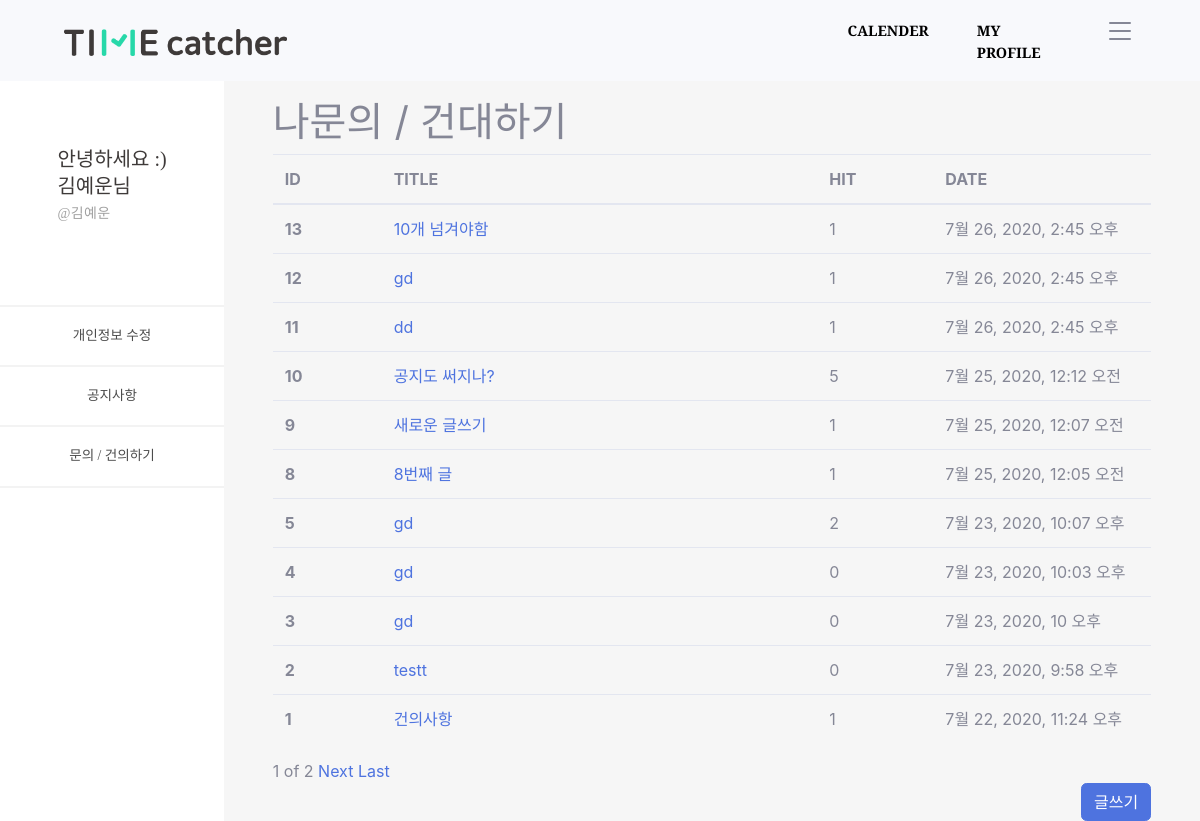
Page /timeApp/customer/ (signed in) on the committed database.
### timeUser/models.py (models this page shows, shortened)
class Profile(models.Model):
    class Meta:
        verbose_name = 'Profile'
        verbose_name_plural = 'Profile'
    objects = models.Manager()
    user = models.OneToOneField(User, on_delete=models.CASCADE)
    nick = models.CharField(verbose_name='NickName', max_length=50, null=True, blank=True)
    birth_date = models.DateTimeField(null=True, blank=True)

### timeApp/models.py (models this page shows, shortened)
class Customer(models.Model):
    objects = models.Manager()
    c_title = models.CharField(max_length=100)
    c_body = models.TextField()
    c_hit = models.PositiveIntegerField(default=0)
    c_input_date = models.DateTimeField('date published', default=timezone.now)

### timeApp/views.py (the view)
# urls.py: path('customer/', views.customer, name='customer'),
def customer(request):
    customers = Customer.objects.all().order_by('-id')
    paginator = Paginator(customers,10)
    page = request.GET.get('page')
    customers_posts = paginator.get_page(page)
    conn_user = request.user
    conn_profile = Profile.objects.get(user=conn_user)
    context = {
        'id' : conn_user.username,
        'nick' : conn_profile.nick,
        'customers' : customers,
        'customers_posts' : customers_posts,
    }
    return render(request, 'customer.html', context=context)

### timeApp/templates/customer.html (shortened to what this page needs)
{% extends 'base_side.html' %}
{% load static %}
{% block content_side %}
<div id="content-wrapper" style="background-color: #f6f6f6;" class="d-flex justify-content-center">
  <div class="cantrion" style="margin-top: 10%; width: 90%;">
    <h1>나문의 / 건대하기</h1>
    <table class="table">
      <thead>
        <colgroup>
          <col style="width: 5%;">
          <col style="width: 20%;">
          <col style="width: 5%;">
          <col style="width: 10%;">
        </colgroup>
        <tr>
          <th scope="col">ID</th>
          <th scope="col">TITLE</th>
          <th scope="col">HIT</th>
          <th scope="col">DATE</th>
        </tr>
      </thead>
      <tbody>
        {% for customer in customers.all %}
        <tr>
          <th scope="row">{{ customer.id }}</th>
          <td><a href="{% url 'customer_detail' customer.id %}">{{ customer.c_title }}</a></td>
          <td>{{ customer.c_hit }}</td>
          <td>{{ customer.c_input_date }}</td>
        </tr>
        {% endfor %}
      </tbody>
    </table>
      <span>{{customers_posts.number}}</span>
      <span>of</span>
      <span>{{customers_posts.paginator.num_pages}}</span>
      {%if customers_posts.has_next%}
      <a href="?page={{customers_posts.next_page_number}}">Next</a>
      <a href="?page={{customers_posts.paginator.num_pages}}">Last</a>
      {%endif%}
    <div class="d-flex justify-content-end">
      <a href="{% url 'customer_create' %}" class="btn btn-primary">글쓰기</a>
    </div>
  </div>
</div>
{% endblock %}

### timeProject/templates/base_side.html
{% extends 'base.html' %}
{% load static %}
{% block content %}
<div id="wrapper">
  <ul class="navbar-nav sidebar sidebar-dark accordion" id="accordionSidebar">
    <li class="nav-item active d-flex justify-content-center" style="margin-top: 65%; margin-bottom: 35%;">
      <div class="text-left">
        <a
          style="font-family: SDGtNeobUni-gEb; font-size: 20px; font-weight: normal; font-stretch: normal; font-style: normal; line-height: 1.35; letter-spacing: normal; text-align: left; color: #3e3a39;">안녕하세요
          :)</a>
        <br>
        <a
          style="font-family: SDGtNeobUni-gEb; font-size: 20px; font-weight: normal; font-stretch: normal; font-style: normal; line-height: 1.35; letter-spacing: normal; text-align: left; color: #3e3a39;">{{ nick }}님</a>
        <br>
        <a
          style=" font-family: SDGtNeobUni-bLt; font-size: 14px; font-weight: normal; font-stretch: normal; font-style: normal; line-height: 1.93; letter-spacing: normal; text-align: left; color: #a0a0a0; letter-spacing: 0.38px;">@{{ nick }}</a>
      </div>
    </li>
    <a>
      <hr style="border: solid 1px #f3f3f3;" class="mb-0 mt-0"></a>
    <li class="nav-item active">
      <a class="nav-link" href="{% url 'profile_update' %}" style="font-family: SDGtNeobUni-bLt;
              font-size: 14px;
              font-weight: normal;
              font-stretch: normal;
              font-style: normal;
              line-height: 1.93;
              letter-spacing: normal;
              text-align: left;
              color: #4c4c4c;">
        <span class="d-flex align-items-center justify-content-center">개인정보 수정</span></a>
    </li>
    <a>
      <hr style="border: solid 1px #f3f3f3;" class="mb-0 mt-0"></a>
    <li class="nav-item active">
      <a class="nav-link" href="{% url 'notices' %}" style="font-family: SDGtNeobUni-bLt;
              font-size: 14px;
              font-weight: normal;
              font-stretch: normal;
              font-style: normal;
              line-height: 1.93;
              letter-spacing: normal;
              text-align: left;
              color: #4c4c4c;">
        <span class="d-flex align-items-center justify-content-center">공지사항</span></a>
    </li>
    <a>
      <hr style="border: solid 1px #f3f3f3;" class="mb-0 mt-0"></a>
    <li class="nav-item active">
      <a class="nav-link" href="{% url 'customer' %}" style="font-family: SDGtNeobUni-bLt;
              font-size: 14px;
              font-weight: normal;
              font-stretch: normal;
              font-style: normal;
              line-height: 1.93;
              letter-spacing: normal;
              text-align: left;
              color: #4c4c4c;">
        <span class="d-flex align-items-center justify-content-center">문의 / 건의하기</span></a>
    </li>
    <a>
      <hr style="border: solid 1px #f3f3f3;" class="mb-0 mt-0"></a>
  </ul>
  {% block content_side %}
  {% endblock %}
</div>
{% endblock %}

### rows in the picture
Profile: nick "김예운"
Customer: id "13", c_title "10개 넘겨야함", c_hit "1", c_input_date "7월 26, 2020, 2:45 오후"
Customer: id "12", c_title "gd", c_hit "1", c_input_date "7월 26, 2020, 2:45 오후"
Customer: id "11", c_title "dd", c_hit "1", c_input_date "7월 26, 2020, 2:45 오후"
Customer: id "10", c_title "공지도 써지나?", c_hit "5", c_input_date "7월 25, 2020, 12:12 오전"
Customer: id "9", c_title "새로운 글쓰기", c_hit "1", c_input_date "7월 25, 2020, 12:07 오전"
Customer: id "8", c_title "8번째 글", c_hit "1", c_input_date "7월 25, 2020, 12:05 오전"
Customer: id "5", c_title "gd", c_hit "2", c_input_date "7월 23, 2020, 10:07 오후"
Customer: id "4", c_title "gd", c_hit "0", c_input_date "7월 23, 2020, 10:03 오후"
Customer: id "3", c_title "gd", c_hit "0", c_input_date "7월 23, 2020, 10 오후"
Customer: id "2", c_title "testt", c_hit "0", c_input_date "7월 23, 2020, 9:58 오후"
Customer: id "1", c_title "건의사항", c_hit "1", c_input_date "7월 22, 2020, 11:24 오후"

### other values in the picture
{{ customers_posts.number }} "1"
{{ customers_posts.paginator.num_pages }} "2"
